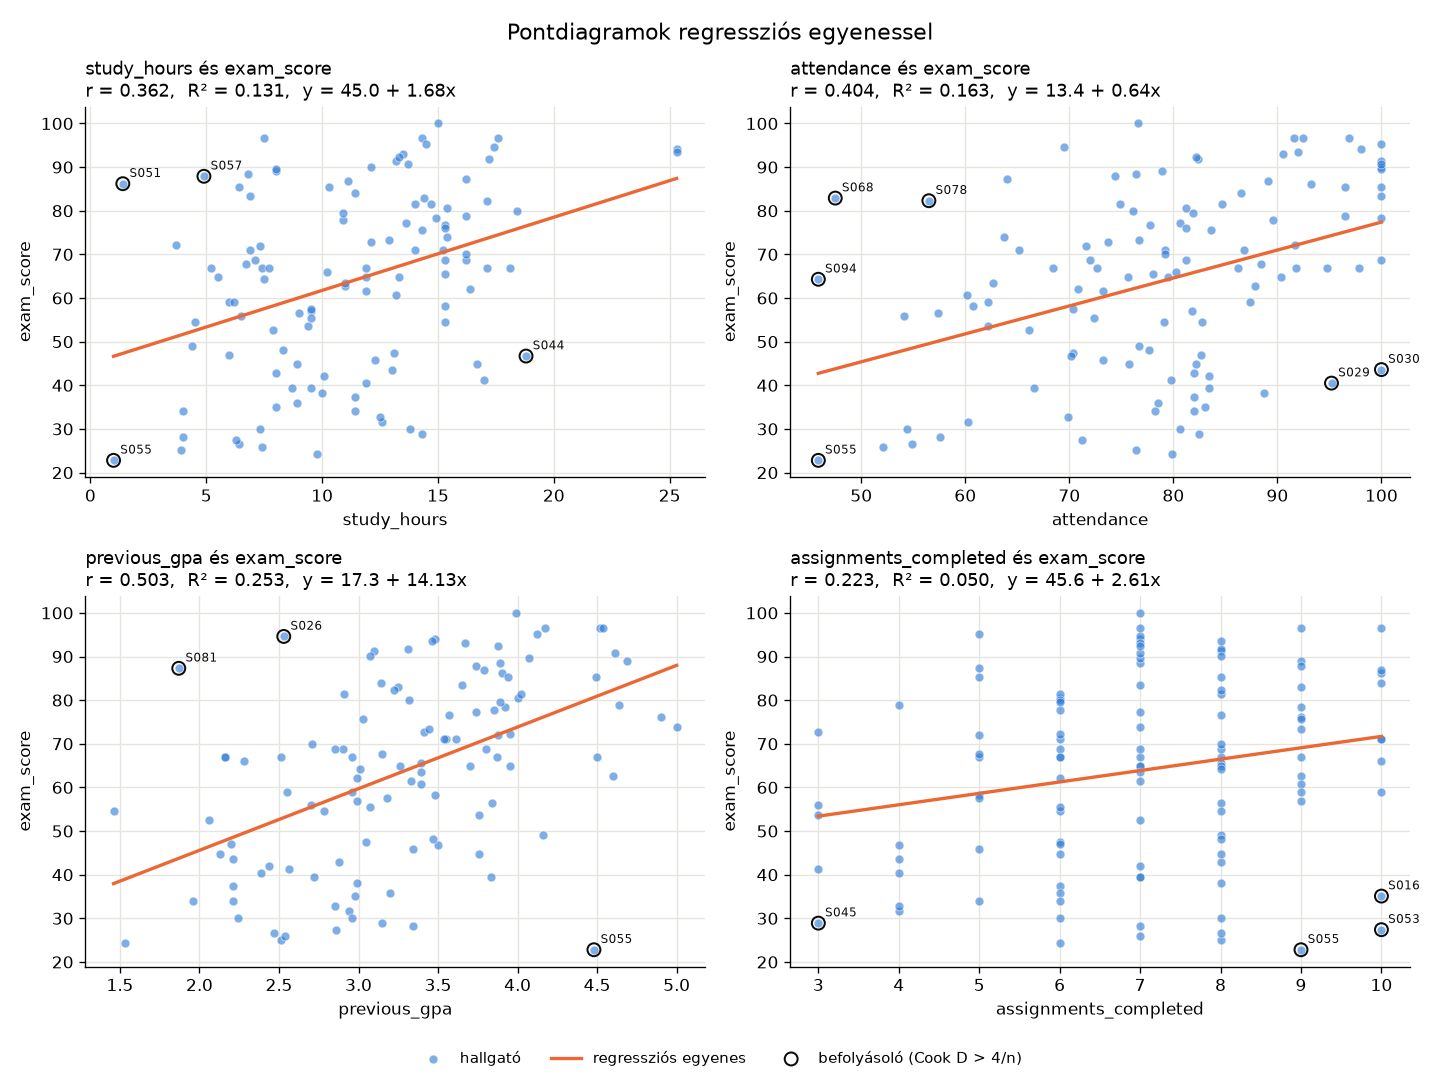

Source code (Python):
# -*- coding: utf-8 -*-
"""1. Két numerikus változó kapcsolatának grafikus vizsgálata.

Bemenet: student_performance_imputed.csv

Pontdiagramot készítünk az exam_score és a többi numerikus változó között,
mindegyikre illesztett regressziós egyenessel. Megvizsgáljuk a kapcsolat
irányát, szorosságát, linearitását, és azt, hogy vannak-e a kapcsolatot
jelentősen befolyásoló megfigyelések (Cook-távolság alapján).
"""

import os

import numpy as np
import pandas as pd
import matplotlib.pyplot as plt

MAPPA = os.path.dirname(os.path.abspath(__file__))
BEMENET = os.path.join(MAPPA, "student_performance_imputed.csv")

CEL = "exam_score"
MAGYARAZO = ["study_hours", "attendance", "previous_gpa", "assignments_completed"]

SZIN = "#2a78d6"
SZIN2 = "#eb6834"
SZOVEG_SZIN = "#0b0b0b"
RACS_SZIN = "#e5e4df"


def cim(szoveg):
    """Szakaszcím a kimenetben."""
    print()
    print("=" * 70)
    print(szoveg)
    print("=" * 70)


def beolvas():
    return pd.read_csv(BEMENET, sep=";", encoding="utf-8")


def ax_formaz(ax, cim_szoveg, xlabel, ylabel):
    """Közös formázás: cím, tengelyfeliratok, halvány rács."""
    ax.set_title(cim_szoveg, loc="left", fontsize=11)
    ax.set_xlabel(xlabel)
    ax.set_ylabel(ylabel)
    ax.grid(color=RACS_SZIN, linewidth=0.8)
    ax.set_axisbelow(True)
    for oldal in ("top", "right"):
        ax.spines[oldal].set_visible(False)


def erosseg(r):
    """A korreláció abszolút értékének szöveges minősítése."""
    a = abs(r)
    if a < 0.1:
        return "elhanyagolható"
    if a < 0.3:
        return "gyenge"
    if a < 0.7:
        return "közepes"
    return "erős"


def regresszio(x, y):
    """Egyszerű lineáris regresszió: tengelymetszet, meredekség, R², Cook-távolság."""
    n = len(x)
    X = np.column_stack([np.ones(n), x])
    b, *_ = np.linalg.lstsq(X, y, rcond=None)
    rezid = y - X @ b
    r2 = 1 - (rezid @ rezid) / ((y - y.mean()) @ (y - y.mean()))
    # tőkeáttétel (hat mátrix főátlója) és Cook-távolság
    h = np.einsum("ij,jk,ik->i", X, np.linalg.inv(X.T @ X), X)
    s2 = (rezid @ rezid) / (n - 2)
    cook = rezid ** 2 / (2 * s2) * h / (1 - h) ** 2
    return b[0], b[1], r2, np.sqrt(s2), cook


def masodfoku_r2(x, y):
    """Másodfokú illesztés R²-e: ha jóval nagyobb a lineárisnál, a kapcsolat görbült."""
    egyutt = np.polyfit(x, y, 2)
    rezid = y - np.polyval(egyutt, x)
    return 1 - (rezid @ rezid) / ((y - y.mean()) @ (y - y.mean()))


def vizsgal(df, valtozo):
    """Egy változópár kiértékelése; a kirajzoláshoz szükséges adatokkal tér vissza."""
    x = df[valtozo].to_numpy(dtype=float)
    y = df[CEL].to_numpy(dtype=float)
    n = len(x)
    a, b, r2, s, cook = regresszio(x, y)
    r = np.corrcoef(x, y)[0, 1]
    r2_masod = masodfoku_r2(x, y)
    hatar = 4 / n
    befolyasolo = np.flatnonzero(cook > hatar)
    befolyasolo = befolyasolo[np.argsort(cook[befolyasolo])[::-1]]

    print()
    print("{} – {}".format(valtozo, CEL))
    print("-" * 70)
    print("  regressziós egyenes: {} = {:.2f} {} {:.2f} · {}".format(
        CEL, a, "+" if b >= 0 else "−", abs(b), valtozo))
    print("  irány:      {} (r = {:.3f}); egységnyi növekedés átlagosan {:+.2f} pont "
          "változással jár".format("pozitív" if r > 0 else "negatív", r, b))
    print("  szorosság:  {} kapcsolat, R² = {:.3f} (a szórás {:.0f}%-át magyarázza), "
          "reziduális szórás = {:.1f} pont".format(erosseg(r), r2, 100 * r2, s))
    javulas = r2_masod - r2
    print("  linearitás: R² lineáris = {:.3f}, másodfokú = {:.3f} (javulás {:.3f}) → {}".format(
        r2, r2_masod, javulas,
        "a görbült illesztés alig javít, a kapcsolat lineárisnak tűnik"
        if javulas < 0.02 else "érdemi görbület látszik, a kapcsolat nem teljesen lineáris"))
    print("  befolyásoló megfigyelések (Cook-távolság > 4/n = {:.3f}): {} db".format(
        hatar, len(befolyasolo)))
    for i in befolyasolo:
        print("      {}  {} = {:>6.2f}, {} = {:>5.1f}, D = {:.3f}".format(
            df["student_id"].iat[i], valtozo, x[i], CEL, y[i], cook[i]))

    # Mennyit változik az eredmény a legnagyobb hatású pont elhagyásával?
    if len(befolyasolo):
        maradek = np.delete(np.arange(n), befolyasolo[0])
        _, b2, _, _, _ = regresszio(x[maradek], y[maradek])
        r_nelkul = np.corrcoef(x[maradek], y[maradek])[0, 1]
        print("  {} nélkül: meredekség {:+.2f} → {:+.2f}, r {:.3f} → {:.3f}".format(
            df["student_id"].iat[befolyasolo[0]], b, b2, r, r_nelkul))
    print("  (Cook-távolság > 1 esetén lenne egy pont önmagában meghatározó; "
          "itt a legnagyobb D = {:.3f})".format(cook.max()))

    return {"x": x, "y": y, "a": a, "b": b, "r": r, "r2": r2,
            "befolyasolo": befolyasolo}


def abra(df, eredmenyek):
    fig, tengelyek = plt.subplots(2, 2, figsize=(12, 9))
    for ax, valtozo in zip(tengelyek.flat, MAGYARAZO):
        e = eredmenyek[valtozo]
        ax.scatter(e["x"], e["y"], s=28, color=SZIN, alpha=0.6, edgecolor="white",
                   linewidth=0.5, label="hallgató")
        vonal_x = np.linspace(e["x"].min(), e["x"].max(), 100)
        ax.plot(vonal_x, e["a"] + e["b"] * vonal_x, color=SZIN2, linewidth=2,
                label="regressziós egyenes")
        # a befolyásoló pontok kiemelése azonosítóval
        bef = e["befolyasolo"]
        if len(bef):
            ax.scatter(e["x"][bef], e["y"][bef], s=60, facecolor="none",
                       edgecolor=SZOVEG_SZIN, linewidth=1.2,
                       label="befolyásoló (Cook D > 4/n)")
            for i in bef:
                ax.annotate(df["student_id"].iat[i], (e["x"][i], e["y"][i]),
                            xytext=(4, 4), textcoords="offset points", fontsize=7,
                            color=SZOVEG_SZIN)
        ax_formaz(ax, "{} és {}\nr = {:.3f},  R² = {:.3f},  y = {:.1f} {} {:.2f}x".format(
                      valtozo, CEL, e["r"], e["r2"], e["a"],
                      "+" if e["b"] >= 0 else "−", abs(e["b"])),
                  valtozo, CEL)
    kezelok, feliratok = tengelyek.flat[0].get_legend_handles_labels()
    fig.legend(kezelok, feliratok, loc="lower center", ncol=3, fontsize=9, frameon=False)
    fig.suptitle("Pontdiagramok regressziós egyenessel", fontsize=13)
    fig.tight_layout(rect=(0, 0.04, 1, 1))
    fig.savefig(os.path.join(MAPPA, "01_pontdiagramok.png"), dpi=120)


def main():
    df = beolvas()
    print("Beolvasva: {} sor, {} oszlop".format(*df.shape))

    cim("Változópárok vizsgálata")
    eredmenyek = {valtozo: vizsgal(df, valtozo) for valtozo in MAGYARAZO}

    cim("Összegzés")
    sorrend = sorted(MAGYARAZO, key=lambda v: abs(eredmenyek[v]["r"]), reverse=True)
    for valtozo in sorrend:
        e = eredmenyek[valtozo]
        print("  {:<22} r = {:>6.3f}  ({} {})".format(
            valtozo, e["r"], erosseg(e["r"]), "pozitív" if e["r"] > 0 else "negatív"))
    print()
    print("- Mind a négy kapcsolat pozitív: a nagyobb értékhez átlagosan jobb vizsgaeredmény")
    print("  tartozik, de egyik sem szoros, a pontok szélesen szóródnak az egyenes körül.")
    print("- A másodfokú illesztés egyik esetben sem javít érdemben, a lineáris trend elfogadható.")
    print("- Vannak az átlagosnál nagyobb hatású pontok, de egyik sem fordítja meg vagy")
    print("  változtatja meg drasztikusan a trendet (minden Cook-távolság jóval 1 alatt van).")
    print("- Az assignments_completed diszkrét (3–10), ezért a pontok függőleges oszlopokba")
    print("  rendeződnek; ennél a változónál a legkisebb a magyarázott szórás.")
    print("- Az S055 hallgató (GPA 4.48, 1 tanulási óra, 22.8 pont) mind a négy párban")
    print("  kiemelkedő hatású; egy ilyen rekordot érdemes külön ellenőrizni.")

    abra(df, eredmenyek)
    plt.show()


if __name__ == "__main__":
    main()
